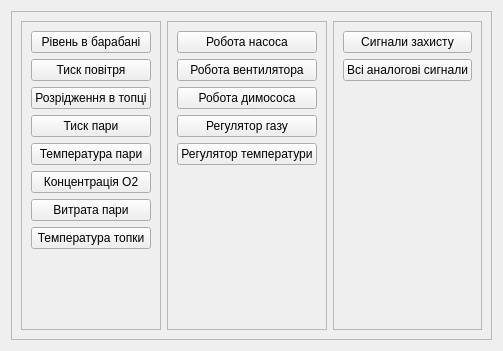
     <widget class="QWidget" name="tab_8">
      <attribute name="title">
       <string>Котел №2</string>
      </attribute>
      <layout class="QHBoxLayout" name="horizontalLayout_15">
       <item>
        <widget class="QFrame" name="frame_9">
         <property name="frameShape">
          <enum>QFrame::StyledPanel</enum>
         </property>
         <property name="frameShadow">
          <enum>QFrame::Raised</enum>
         </property>
         <layout class="QHBoxLayout" name="horizontalLayout_14">
          <item>
           <widget class="QFrame" name="frame_Reg_9">
            <property name="frameShape">
             <enum>QFrame::StyledPanel</enum>
            </property>
            <property name="frameShadow">
             <enum>QFrame::Sunken</enum>
            </property>
            <layout class="QVBoxLayout" name="verticalLayout_27">
             <item>
              <widget class="QPushButton" name="boiler_1">
               <property name="text">
                <string>Рівень в барабані</string>
               </property>
              </widget>
             </item>
             <item>
              <widget class="QPushButton" name="boiler_2">
               <property name="text">
                <string>Тиск повітря</string>
               </property>
              </widget>
             </item>
             <item>
              <widget class="QPushButton" name="boiler_3">
               <property name="text">
                <string>Розрідження в топці</string>
               </property>
              </widget>
             </item>
             <item>
              <widget class="QPushButton" name="boiler_4">
               <property name="text">
                <string>Тиск пари</string>
               </property>
              </widget>
             </item>
             <item>
              <widget class="QPushButton" name="boiler_5">
               <property name="text">
                <string>Температура пари</string>
               </property>
              </widget>
             </item>
             <item>
              <widget class="QPushButton" name="boiler_6">
               <property name="text">
                <string>Концентрація О2</string>
               </property>
              </widget>
             </item>
             <item>
              <widget class="QPushButton" name="boiler_7">
               <property name="text">
                <string>Витрата пари</string>
               </property>
              </widget>
             </item>
             <item>
              <widget class="QPushButton" name="boiler_8">
               <property name="text">
                <string>Температура топки</string>
               </property>
              </widget>
             </item>
             <item>
              <spacer name="verticalSpacer_25">
               <property name="orientation">
                <enum>Qt::Vertical</enum>
               </property>
               <property name="sizeHint" stdset="0">
                <size>
                 <width>20</width>
                 <height>71</height>
                </size>
               </property>
              </spacer>
             </item>
            </layout>
           </widget>
          </item>
          <item>
           <widget class="QFrame" name="frame_Val_9">
            <property name="frameShape">
             <enum>QFrame::StyledPanel</enum>
            </property>
            <property name="frameShadow">
             <enum>QFrame::Sunken</enum>
            </property>
            <layout class="QVBoxLayout" name="verticalLayout_28">
             <item>
              <widget class="QPushButton" name="boiler_9">
               <property name="text">
                <string>Робота насоса</string>
               </property>
              </widget>
             </item>
             <item>
              <widget class="QPushButton" name="boiler_10">
               <property name="text">
                <string>Робота вентилятора</string>
               </property>
              </widget>
             </item>
             <item>
              <widget class="QPushButton" name="boiler_11">
               <property name="text">
                <string>Робота димососа</string>
               </property>
              </widget>
             </item>
             <item>
              <widget class="QPushButton" name="boiler_13">
               <property name="text">
                <string>Регулятор газу</string>
               </property>
              </widget>
             </item>
             <item>
              <widget class="QPushButton" name="boiler_14">
               <property name="text">
                <string>Регулятор температури</string>
               </property>
              </widget>
             </item>
             <item>
              <spacer name="verticalSpacer_26">
               <property name="orientation">
                <enum>Qt::Vertical</enum>
               </property>
               <property name="sizeHint" stdset="0">
                <size>
                 <width>20</width>
                 <height>145</height>
                </size>
               </property>
              </spacer>
             </item>
            </layout>
           </widget>
          </item>
          <item>
           <widget class="QFrame" name="frame_Other_9">
            <property name="frameShape">
             <enum>QFrame::StyledPanel</enum>
            </property>
            <property name="frameShadow">
             <enum>QFrame::Sunken</enum>
            </property>
            <layout class="QVBoxLayout" name="verticalLayout_29">
             <item>
              <widget class="QPushButton" name="boiler_12">
               <property name="text">
                <string>Сигнали захисту</string>
               </property>
              </widget>
             </item>
             <item>
              <widget class="QPushButton" name="boiler_15">
               <property name="text">
                <string>Всі аналогові сигнали</string>
               </property>
              </widget>
             </item>
             <item>
              <spacer name="verticalSpacer_27">
               <property name="orientation">
                <enum>Qt::Vertical</enum>
               </property>
               <property name="sizeHint" stdset="0">
                <size>
                 <width>20</width>
                 <height>145</height>
                </size>
               </property>
              </spacer>
             </item>
            </layout>
           </widget>
          </item>
         </layout>
        </widget>
       </item>
      </layout>
     </widget>
